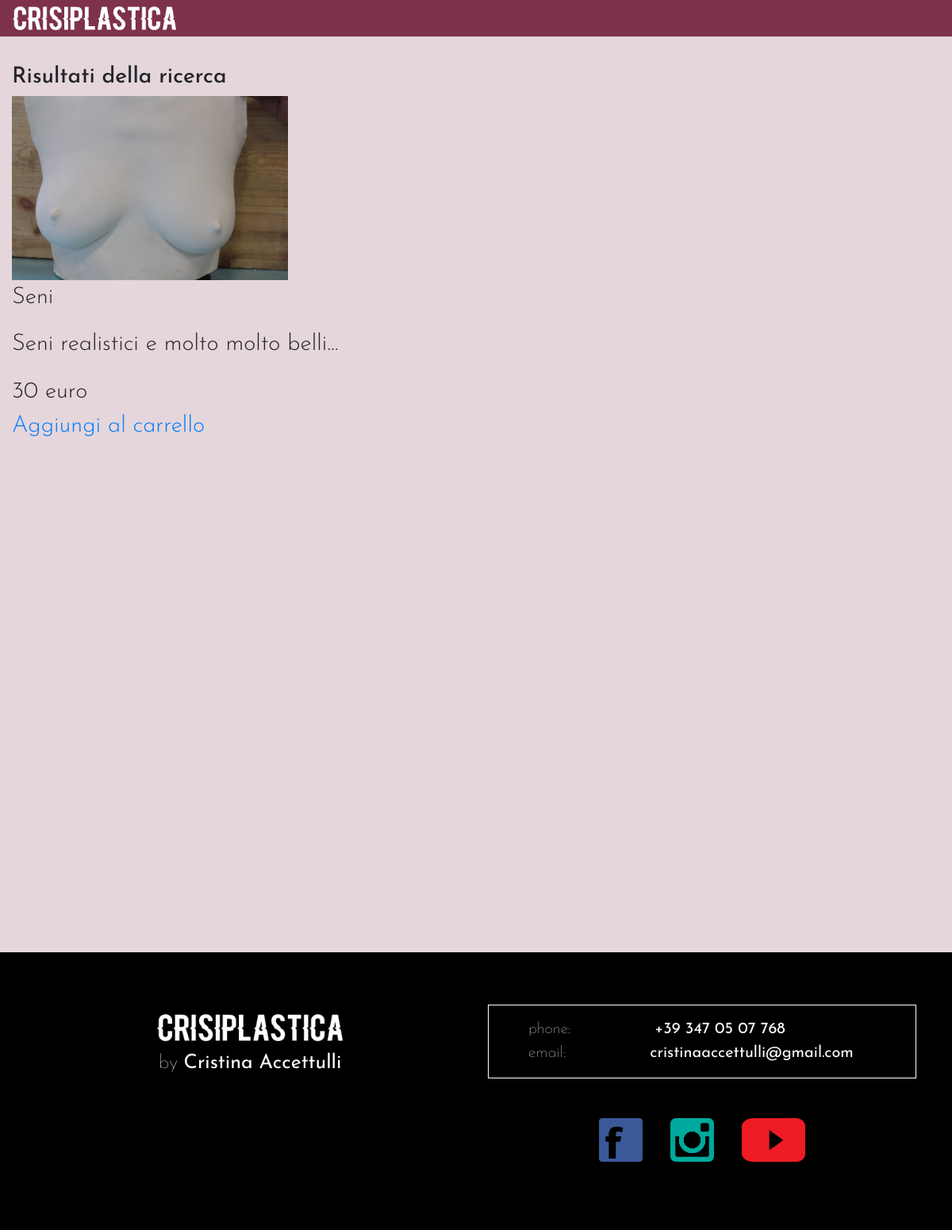
Page /ricerca.php?ricerca=Seni on the committed database.
### tables this page shows
CREATE TABLE `articoli_cp` (
  `id` int(11) NOT NULL,
  `categoria` varchar(45) DEFAULT NULL,
  `nome` varchar(45) DEFAULT NULL,
  `note_realizzazione` varchar(10000) DEFAULT NULL,
  `prezzo` varchar(45) DEFAULT NULL,
  `nome_file` varchar(45) NOT NULL,
  `vendita` varchar(20) NOT NULL
);

### ricerca.php (the view, shortened to what this page needs)
<!DOCTYPE html>
<html lang="it">
  <head>
    <link rel="stylesheet" href="css/bootstrap.css">
    <link rel="stylesheet" href="css/crisiplastica_s.css">
    <link rel="stylesheet" type="text/css" href="fancybox/jquery.fancybox.css">
</head>
  <body style="height:100%;">
    <nav class="navbar navbar-expand-lg fixed-top navbar-dark">
        <img src="Images/logoCrisiplastica.png" height="30" alt="logo-crisiplastica">
    </nav>
      <header id="contenitore" class="container-fluid">
            <div class="container" id="sottopancia">
                <div class="row">
                    <div class="col" id="testo_sottop" style="border:0px solid blue;">
  <?php
        $connessione = new mysqli("localhost","root","root","prova");
        $query_ricerca = "SELECT * FROM articoli_cp where nome like '%".$_REQUEST["ricerca"]."%' limit 9";
  ?>
      <div class="row">
        <div class="cl-lg-12">
                  <h3>Risultati della ricerca</h3>
            <?php
              if (!($risultato = $connessione->query($query_ricerca)))
                die("Query sui prodotti fallita!");
              $i=1;
              $n=0;
              while ($riga = $risultato->fetch_array()) {
                    $id=$riga["id"];
                    $nome = $riga["nome"];
                    $note_realizzazione=substr($riga["note_realizzazione"],0,100)."...";
                    $prezzo=$riga["prezzo"];
                    $nome_file=$riga["nome_file"];
                    if ($i==1) {
                      echo "<div>";
                    }
                    echo "<div>";
                    echo "<div>";
                    echo "<article data-src='".$nome_file."'>";
                    echo "<p>$nome";
                    echo "<p>$note_realizzazione";
                    echo "<p> $prezzo euro";
                    echo "<br><a href='aggiungicarrello.php?id=".$id."'>Aggiungi al carrello</a>";
                    echo "</p>";
                    echo "</article>";
                    echo "</div>";
                    if ($i==3) {
                      echo "</div>";
                      $i=1;
                    } else {
                      $i++;
                    }
                    $n++;
              }
              if ($n>0 && $i!=1) {
                echo "</div>";
              }
            ?>
          </div>
                        </div>
                    </div>
                    </div>
                </div>
      </header>
      <footer>
        <div class="container_fluid" id="footer">
            <div class="container">
                <div class="row">
                    <div class="col" id="footer_logo" style="border: 0px solid red">
                        <img id="footer_logo_img" src="Images/logoCrisiplastica.png" alt="logo-crisiplastica">
                        <p style="margin-top:8px; margin-left:0;">by <b>Cristina Accettulli</b></p>
                    </div>
                    <div class="col" id="footer_contatti">
                        <div id="footer_cornice_contatti">
                            <p id="footer_p">phone: <b class="b_left"> +39 347 05 07 768 </b> <br />
                            email: <b class="b_left"> cristinaaccettulli@gmail.com </b> </p>
                        </div>
                    </div>
                </div>
                <div class="row">
                    <div class="col" style="border: 0px solid green">
                    </div>
                    <div class="col" id="footer_social" style="border: 0px solid yellow">
                        <a href="https://www.facebook.com/Crisiplastica/"><img class="footer_social_img" src="Images/facebook.png" alt="link_facebook_page"></a>
                        <a href="https://www.instagram.com/crisiplastica/" style="margin-right:30px; margin-left:30px";><img src="Images/instagram.png" class="footer_social_img" alt="link_instagram_page"></a>
                        <a href="https://www.youtube.com/channel/UCwSWNPoReBodEkhLW95v3vA"><img src="Images/you_tube.png" class="footer_social_img" alt="link_youtube_page"></a>
                    </div>
                </div>
            </div>
        </div>
      </footer>
  </body>
</html>

### css/crisiplastica_s.css (style rules this page uses)
nav { background-color:#7E314D; font-family: 'Josefin Sans', sans-serif; font-size:22px; font-weight: 100; }
#contenitore { padding:0px; height:1200px; width:100; background-color:#E5D6DB; }
#sottopancia { padding: 75px 0; }
#testo_sottop { text-align: left; padding-top: 7px; padding-right: 25px; font-family: 'Josefin Sans', sans-serif; font-weight: 300; font-size:29px; }
#footer { height: 350px; background-color: #000000; color: #fff; font-family: 'Josefin Sans', sans-serif; padding-top: 55px; font-weight:100; }
#footer_logo { padding-top: 20px; text-align: center; font-size: 25px; }
#footer_logo_img { height:34px; }
#footer_p { margin-left: 50px; padding-top: 15px; padding-bottom: 0; }
.b_left { margin-left:100px; }
#footer_cornice_contatti { border: 1px solid #fff; }
#footer_contatti { padding-top: 11px; text-align: left; font-size: 20px; border: 0px solid red; }
#footer_social { text-align: center; margin-top:35px; }
.footer_social_img { height: 55px; }

### rows in the picture
articoli_cp: nome "Seni", note_realizzazione "Seni realistici e molto molto belli...", prezzo "30"
